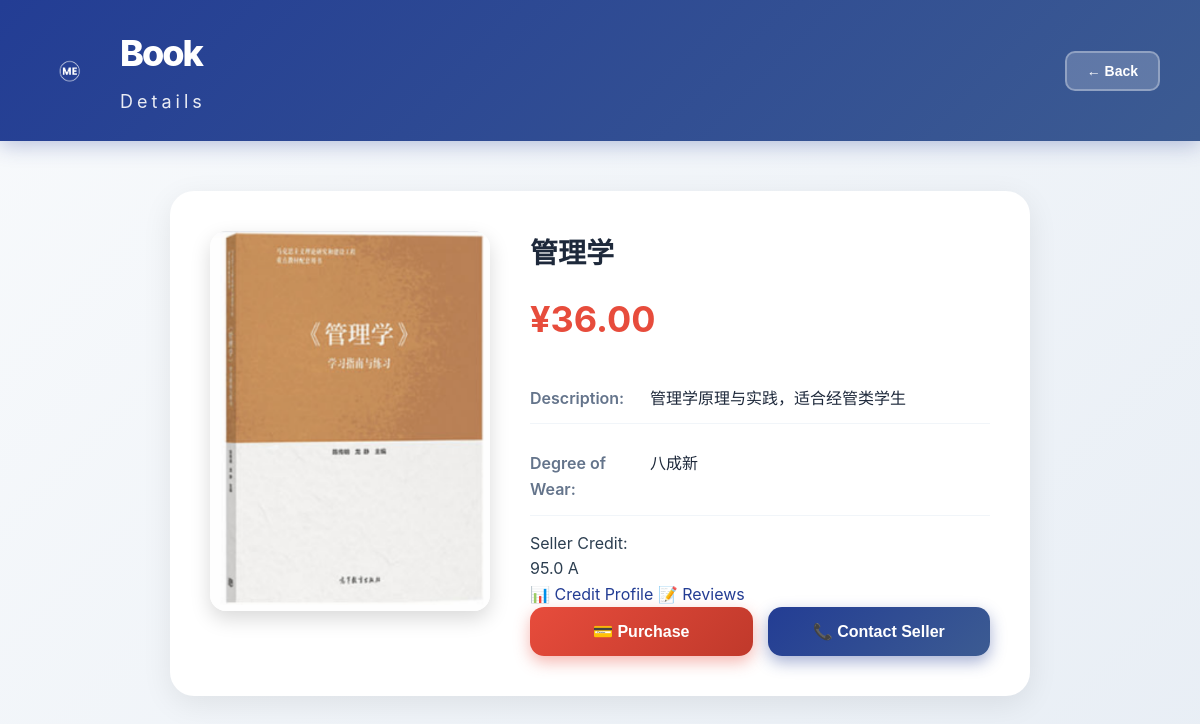
Screenshot of /products/7 with the database file from the repository.
### app.py (models this page shows, shortened)
class Product(db.Model):
    __tablename__ = 'products'
    id = db.Column(db.Integer, primary_key=True)
    name = db.Column(db.String(80), nullable=False)
    price = db.Column(db.Float, nullable=False)
    description = db.Column(db.String(200), nullable=False)
    degree_of_wear = db.Column(db.String(80), nullable=False)
    image = db.Column(db.String(200), nullable=False)  # 存储文件路径
    created_at = db.Column(db.DateTime, default=db.func.current_timestamp())
    seller_contact = db.Column(db.String(200))  # 卖家联系方式
    is_sold = db.Column(db.Boolean, default=False)  # 是否已售出
    buyer_id = db.Column(db.Integer)  # 购买者ID
    user_id = db.Column(db.Integer)  # 上传者ID

class User(db.Model):
    __tablename__ = 'users'
    id = db.Column(db.Integer, primary_key=True)
    email = db.Column(db.String(100), unique=True, nullable=False)
    password = db.Column(db.String(100), nullable=False)  # 去掉unique约束
    phone = db.Column(db.String(20))  # 用户联系电话
    credit_score = db.Column(db.Float, default=100.0)  # 用户信用分数，初始100分
    credit_level = db.Column(db.String(20), default='A')  # 信用等级：A/B/C/D
    total_trades = db.Column(db.Integer, default=0)  # 交易次数
    positive_rates = db.Column(db.Float, default=100.0)  # 好评率

### app.py (the view)
@app.route('/products/<int:id>')
def book_detail(id):
    from datetime import datetime
    product = Product.query.get(id)
    if product is None:
        return "Product not found", 404
    seller = None
    if product.user_id:
        seller = User.query.get(product.user_id)
    current_time = datetime.now().strftime('%Y%m%d%H%M%S')
    return render_template('book_detail.html', product=product, seller=seller, current_time=current_time)

### templates/book_detail.html (shortened to what this page needs)
<!DOCTYPE html>
<html lang="zh-CN">
<head>
    <link rel="stylesheet" href="{{ url_for('static', filename='css/book_detail.css') }}">
</head>
<body>
    <header>
        <div class="header-content">
            <div class="logo-section">
                <img src="{{ url_for('static', filename='images/white-MElogo.png') }}" alt="Logo" class="logo">
                <div class="title-group">
                    <h1>Book</h1>
                    <h2>Details</h2>
                </div>
            </div>
            <button class="back-btn" onclick="goBack()">← Back</button>
        </div>
    </header>
    <div class="main-container">
        <div class="book-card">
            <div class="book-image">
                {% if product.image %}
                    {% set img_path = (product.image | replace('\\', '/')) %}
                    {% set static_rel = img_path.replace('static/', '') %}
                    <img src="{{ url_for('static', filename=static_rel) }}" alt="{{ product.name }}" onerror="this.src='/static/images/book1.png'">
                {% else %}
                    <img src="{{ url_for('static', filename='images/book1.png') }}" alt="{{ product.name }}">
                {% endif %}
            </div>
            <div class="book-info">
                <h2>{{ product.name }}</h2>
                <p class="price">¥{{ "%.2f"|format(product.price) }}</p>
                <div class="info-row">
                    <span class="label">Description:</span>
                    <span class="value">{{ product.description }}</span>
                </div>
                <div class="info-row">
                    <span class="label">Degree of Wear:</span>
                    <span class="value">{{ product.degree_of_wear }}</span>
                </div>
                <div class="seller-credit">
                    {% if seller %}
                    <div class="credit-header">
                        <span class="label">Seller Credit:</span>
                        <div class="credit-info">
                            <span class="credit-score">{{ "%.1f"|format(seller.credit_score) }}</span>
                            <span class="credit-level {{ seller.credit_level.lower() }}">{{ seller.credit_level }}</span>
                        </div>
                    </div>
                    <div class="credit-links">
                        <a href="{{ url_for('credit', user_id=seller.id) }}" class="credit-link">📊 Credit Profile</a>
                        <a href="{{ url_for('reviews', user_id=seller.id) }}" class="credit-link">📝 Reviews</a>
                    </div>
                    {% endif %}
                </div>
                <div class="action-buttons">
                    {% if product.is_sold %}
                    <button class="buy-btn disabled" disabled>✅ Already Sold</button>
                    {% else %}
                    <button class="buy-btn" onclick="openPaymentModal()">💳 Purchase</button>
                    {% endif %}
                    <button class="contact-btn" onclick="openContactModal()">📞 Contact Seller</button>
                </div>
            </div>
        </div>
    </div>
</body>
</html>

### static/css/book_detail.css (style rules this page uses)
body { font-family: 'Inter', -apple-system, BlinkMacSystemFont, 'Segoe UI', Roboto, sans-serif; margin: 0; padding: 0; min-height: 100vh; background: linear-gradient(135deg, #f8fafc 0%, #e8eef5 100%); }
header { background: linear-gradient(135deg, #233D94 0%, #3C5B92 100%); color: white; padding: 25px 40px; box-shadow: 0 4px 20px rgba(35, 61, 148, 0.3); }
.header-content { display: flex; justify-content: space-between; align-items: center; max-width: 1200px; margin: 0 auto; }
.logo-section { display: flex; align-items: center; gap: 20px; }
.logo { width: 60px; height: auto; }
.title-group h1 { font-size: 36px; font-weight: 800; margin: 0; letter-spacing: -2px; }
.title-group h2 { font-size: 18px; font-weight: 400; margin: 5px 0 0 0; opacity: 0.9; letter-spacing: 4px; }
.back-btn { padding: 10px 20px; background: rgba(255, 255, 255, 0.2); color: white; border: 2px solid rgba(255, 255, 255, 0.3); border-radius: 10px; font-size: 14px; font-weight: 600; cursor: pointer; transition: all 0.3s ease; }
.main-container { max-width: 900px; margin: 50px auto; padding: 0 20px; }
.book-card { display: flex; gap: 40px; background: white; border-radius: 24px; box-shadow: 0 8px 30px rgba(0, 0, 0, 0.08); padding: 40px; }
.book-image img { width: 280px; height: 380px; object-fit: cover; border-radius: 16px; box-shadow: 0 8px 20px rgba(0, 0, 0, 0.15); }
.book-info { flex: 1; }
.book-info h2 { font-size: 28px; font-weight: 700; color: #1e293b; margin: 0 0 15px 0; position: relative; display: inline-block; }
.book-info .price { font-size: 36px; font-weight: 700; color: #e74c3c; margin: 0 0 25px 0; }
.info-row { display: flex; margin-bottom: 15px; padding: 12px 0; border-bottom: 1px solid #f1f5f9; }
.info-row .label { font-weight: 600; color: #64748b; width: 120px; flex-shrink: 0; }
.info-row .value { color: #1e293b; flex: 1; }
.action-buttons { display: flex; gap: 15px; }
.buy-btn, .contact-btn { flex: 1; padding: 15px 30px; border: none; border-radius: 14px; font-size: 16px; font-weight: 700; cursor: pointer; transition: all 0.3s ease; }
.buy-btn { background: linear-gradient(135deg, #e74c3c 0%, #c0392b 100%); color: white; box-shadow: 0 6px 16px rgba(231, 76, 60, 0.4); }
.contact-btn { background: linear-gradient(135deg, #233D94 0%, #3C5B92 100%); color: white; box-shadow: 0 6px 16px rgba(35, 61, 148, 0.4); }

### static/css/theme.css (style rules this page uses)
:root { --primary-color: #233D94; --primary-light: #3C5B92; --primary-dark: #1a2e7b; --secondary-color: #3498db; --accent-color: #2ecc71; --danger-color: #e74c3c; --warning-color: #f39c12; --success-color: #27ae60; --text-primary: #2c3e50; --text-secondary: #7f8c8d; --text-light: #95a5a6; --bg-primary: #ffffff; --bg-secondary: #f5f7fa; --bg-dark: #1a252f; --border-color: #ecf0f1; --shadow-sm: 0 2px 8px rgba(0, 0, 0, 0.08); --shadow-md: 0 4px 16px rgba(0, 0, 0, 0.1); --shadow-lg: 0 8px 32px rgba(0, 0, 0, 0.12); --radius-sm: 8px; --radius-md: 12px; --radius-lg: 20px; --transition-fast: 0.15s ease; --transition-normal: 0.3s ease; --transition-slow: 0.5s ease; }
* { margin: 0; padding: 0; box-sizing: border-box; }
html { scroll-behavior: smooth; }
body { font-family: 'Inter', -apple-system, BlinkMacSystemFont, 'Segoe UI', Roboto, Oxygen, Ubuntu, Cantarell, sans-serif; font-size: 16px; line-height: 1.6; color: var(--text-primary); background-color: var(--bg-secondary); -webkit-font-smoothing: antialiased; -moz-osx-font-smoothing: grayscale; }
a { color: var(--primary-color); text-decoration: none; transition: color var(--transition-fast); }

### rows the page displays
Product: name "管理学", price "36.00", description "管理学原理与实践，适合经管类学生", degree_of_wear "八成新"
User: credit_score "95.0", credit_level "A"
